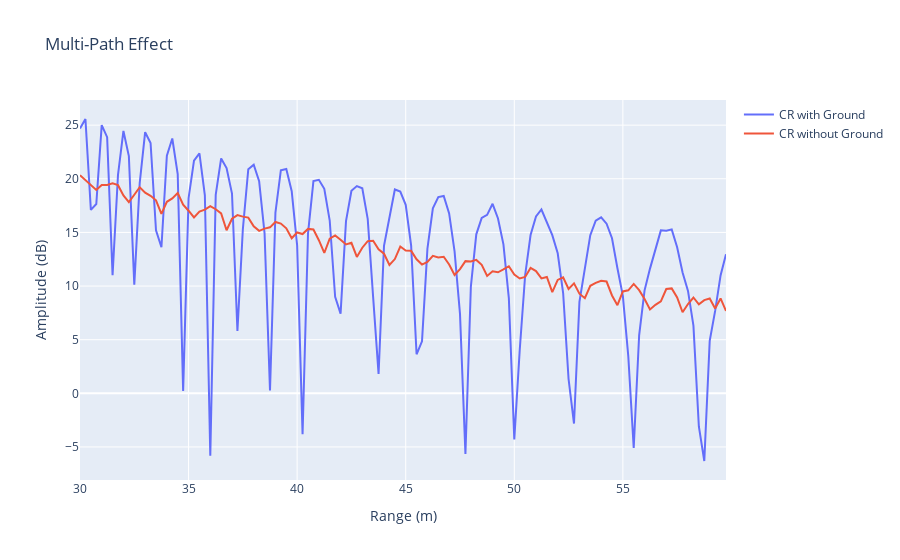

The cell this chart's notebook holds for it:
### Markdown cell above
## Results

Duo to the multi-path:
- Path 1: Tx -> Corner reflecor -> Rx
- Path 2: Tx -> Ground -> Corner reflecor -> Ground -> Rx

A fluctuation can be observed from the received target amplitude versus the target range.

### Code cell
import plotly.graph_objs as go
from plotly.offline import iplot

p_multi = go.Scatter(x=t_range, y=20*np.log10(amp_multi),
                     name='CR with Ground')
p_single = go.Scatter(x=t_range, y=20*np.log10(amp_single),
                      name='CR without Ground')

layout = go.Layout(
    title='Multi-Path Effect',
    yaxis=dict(title='Amplitude (dB)'),
    xaxis=dict(title='Range (m)'),
)
fig = go.Figure(data=[p_multi, p_single], layout=layout)
iplot(fig)
